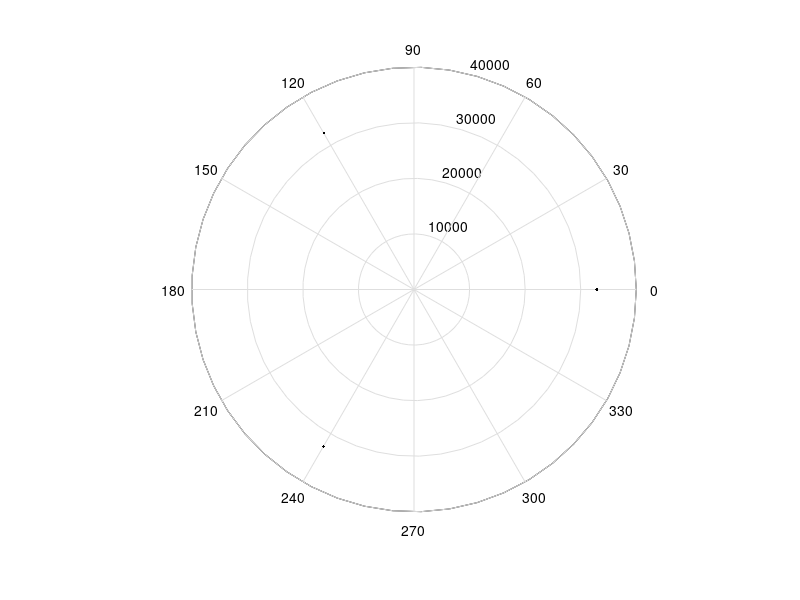

The MATLAB script that drew this image: (Note: this script raises an error after producing the figure.)
clear; close all; clc;

valores = [3.29E+04	3.25E+04	3.26E+04
    47.3	48.5	50.3
120.8	110.5	106.8
90.6	94.4	89.6
305.4	339.6	319.7
5.80E+03	5.75E+03	5.83E+03
5.19E+03	5.33E+03	5.35E+03];
valores = valores;
cores = {'.k', '.m', '.c', '.r', '.b'};

theta = 0:((pi/6)+(pi/2)):4*pi/3;

for i = 1:size(valores,1)
    rho = valores(i,:);
    p = polar(theta,rho, cores{i});
    p.MarkerSize = 50;
    p.LineWidth = 1;
    hold on
end
hold off


l = {'ME', 'MC', 'MU'};
l = legend(l,'Location','northoutside', 'Orientation', 'horizontal');
set(l,'FontSize',20);

namesAxisX = {'ME', 'MC', 'MU', 'GLCM', 'LBP'};
set(gca,'XTickLabel', namesAxisX)



h = findall(gca,'type','text');
cl_names = {'Bayes', 'MLM-NN (Man)', 'SVM (RBF)', 'MLM (Mah)', ...
    'SVM (Lin)', 'MLM (Euc)', 'MLP', 'MLM (Man)', 'MLM-NN (Mah)' ...
    'LSSVM (RBF)', 'MLM-NN (Euc)', 'LSSVM (Lin)'};

for i = 1:size(cl_names,2)
    if i == 2
        h(i).String = sprintf('\n\n%s    ', cl_names{i});
    else
        h(i).String = sprintf('  %s', cl_names{i});
    end
    h(i).FontSize = 18;
end

set(gca,'LooseInset',get(gca,'TightInset'))
set(gcf,'units','normalized','outerposition',[0 0 1 1])